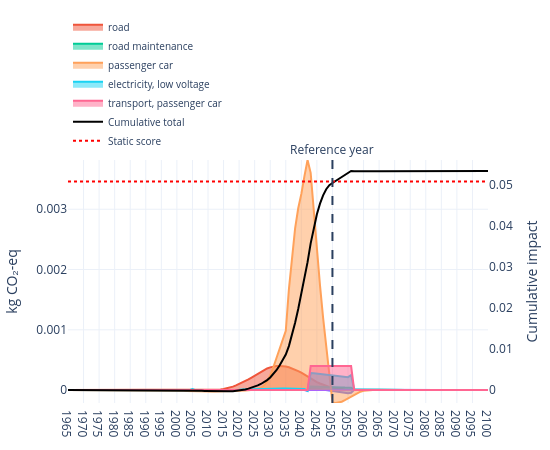

Notebook code for this chart:
### Code cell
fig = plot_temporal_scores(
    stacked=False,
    legend_top_n=5,
    show_flow_contributions=False,
    trails=trails,
    title="",
    method_label="kg CO₂-eq",
    cumulative=False,
    width=550,
    height=450,
    year_tick=5,
    year_range=(1965, 2100),
    reference_year=ref_year,
    show_cumulative_axis=True,
    static_score=static_score,
    static_score_dash= "dot",
    static_score_color= "red",
)
fig.show()

### Figure 1 — Plotly figure (JSON) as saved in the notebook; plotly's stock layout.template omitted (floating-point values rounded to 4 significant figures; data arrays with more than 128 entries replaced by an {"elided": "..."} marker saying what was removed)
{"data": [{"fill": "tozeroy", "hoverinfo": "skip", "line": {"width": 2}, "meta": "passenger car maintenance", "mode": "lines", "name": "passenger car maintenance", "opacity": 0.4, "showlegend": false, "type": "scatter", "x": {"elided": "136 int values"}, "y": {"elided": "136 float values"}}, {"fill": "tozeroy", "hovertemplate": "<b>%{meta}</b><br>Year: %{x}<br>kg CO₂-eq: %{y:.6g}<extra></extra>", "line": {"width": 2}, "meta": "road", "mode": "lines", "name": "road", "opacity": 0.4, "showlegend": true, "type": "scatter", "x": {"elided": "136 int values"}, "y": {"elided": "136 float values"}}, {"fill": "tozeroy", "hovertemplate": "<b>%{meta}</b><br>Year: %{x}<br>kg CO₂-eq: %{y:.6g}<extra></extra>", "line": {"width": 2}, "meta": "road maintenance", "mode": "lines", "name": "road maintenance", "opacity": 0.4, "showlegend": true, "type": "scatter", "x": {"elided": "136 int values"}, "y": {"elided": "136 float values"}}, {"fill": "tozeroy", "hoverinfo": "skip", "line": {"width": 2}, "meta": "tetrafluoroethane, R134a", "mode": "lines", "name": "tetrafluoroethane, R134a", "opacity": 0.4, "showlegend": false, "type": "scatter", "x": {"elided": "136 int values"}, "y": {"elided": "136 float values"}}, {"fill": "tozeroy", "hovertemplate": "<b>%{meta}</b><br>Year: %{x}<br>kg CO₂-eq: %{y:.6g}<extra></extra>", "line": {"width": 2}, "meta": "passenger car", "mode": "lines", "name": "passenger car", "opacity": 0.4, "showlegend": true, "type": "scatter", "x": {"elided": "136 int values"}, "y": {"elided": "136 float values"}}, {"fill": "tozeroy", "hovertemplate": "<b>%{meta}</b><br>Year: %{x}<br>kg CO₂-eq: %{y:.6g}<extra></extra>", "line": {"width": 2}, "meta": "electricity, low voltage", "mode": "lines", "name": "electricity, low voltage", "opacity": 0.4, "showlegend": true, "type": "scatter", "x": {"elided": "136 int values"}, "y": {"elided": "136 float values"}}, {"fill": "tozeroy", "hovertemplate": "<b>%{meta}</b><br>Year: %{x}<br>kg CO₂-eq: %{y:.6g}<extra></extra>", "line": {"width": 2}, "meta": "transport, passenger car", "mode": "lines", "name": "transport, passenger car", "opacity": 0.4, "showlegend": true, "type": "scatter", "x": {"elided": "136 int values"}, "y": {"elided": "136 float values"}}, {"hovertemplate": "<b>Cumulative total</b><br>Year: %{x}<br>Cumulative impact: %{y:.6g}<extra></extra>", "line": {"color": "black", "width": 2}, "mode": "lines", "name": "Cumulative total", "showlegend": true, "type": "scatter", "x": {"elided": "136 int values"}, "y": {"elided": "136 float values"}, "yaxis": "y2"}, {"hovertemplate": "<b>Static score</b><br>kg CO₂-eq: 0.0508484<extra></extra>", "line": {"color": "red", "dash": "dot", "width": 2}, "mode": "lines", "name": "Static score", "type": "scatter", "x": [1965, 2100], "y": [0.05085, 0.05085], "yaxis": "y2"}], "layout": {"annotations": [{"showarrow": false, "text": "Reference year", "x": 2050, "xanchor": "center", "xref": "x", "y": 1, "yanchor": "bottom", "yref": "y domain"}], "height": 450, "hoverlabel": {"align": "left", "font": {"size": 11}}, "hovermode": "x unified", "legend": {"entrywidth": 260, "entrywidthmode": "pixels", "font": {"size": 10}, "orientation": "h", "x": 0, "xanchor": "left", "y": 1.02, "yanchor": "bottom"}, "margin": {"b": 40, "l": 60, "r": 60, "t": 119}, "shapes": [{"line": {"dash": "dash", "width": 2}, "type": "line", "x0": 2050, "x1": 2050, "xref": "x", "y0": 0, "y1": 1, "yref": "y domain"}], "title": {"text": "", "x": 0.5, "xanchor": "center"}, "width": 550, "xaxis": {"dtick": 5, "range": [1965, 2100], "showgrid": true, "tick0": 1965, "tickmode": "linear"}, "yaxis": {"range": [-0.0002139, 0.003817], "showgrid": true, "title": {"text": "kg CO₂-eq"}, "type": "linear"}, "yaxis2": {"overlaying": "y", "range": [-0.003142, 0.05607], "showgrid": false, "side": "right", "title": {"text": "Cumulative impact"}}}}
